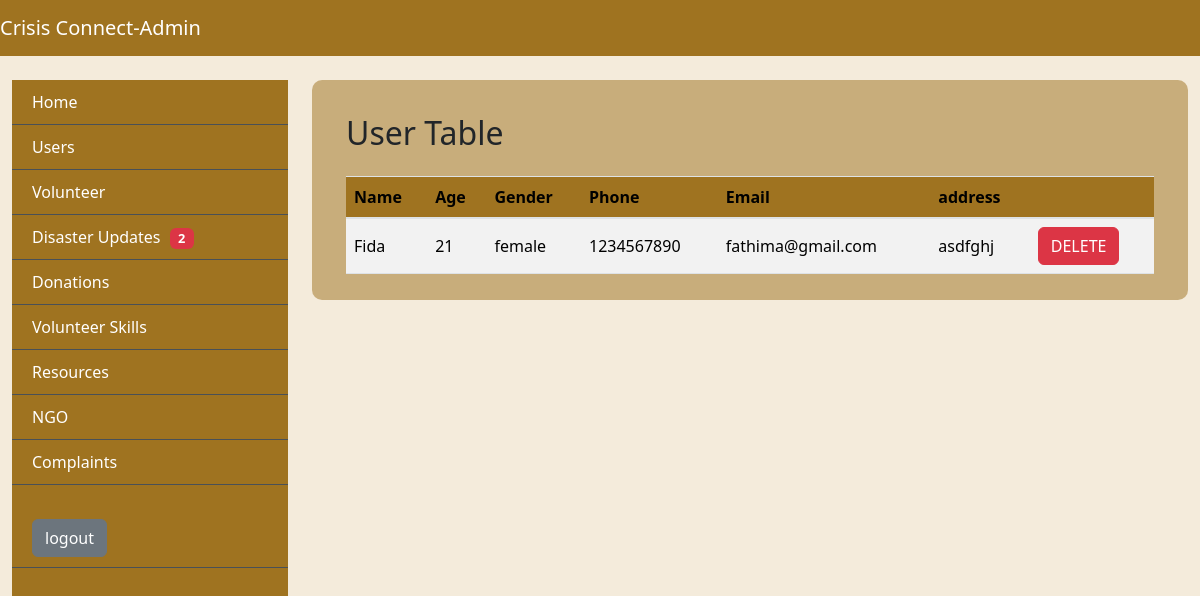
/user, run on an earlier commit of the app's database.
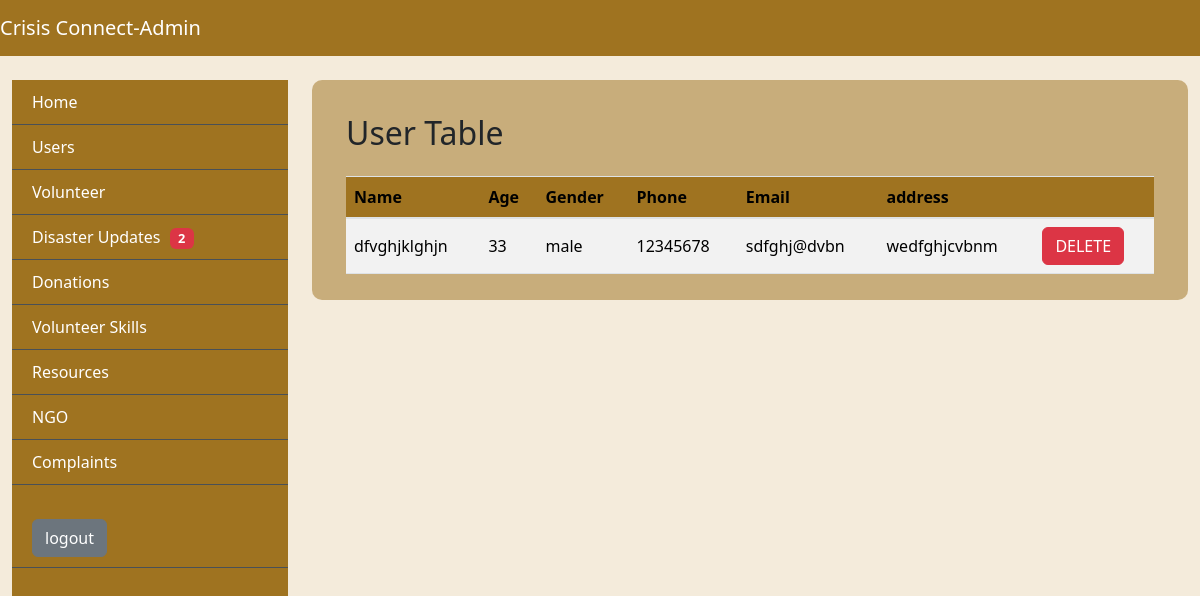
And on a later commit of the database.
### app/models.py (models this page shows)
class UserTable(models.Model):
    LOGIN = models.ForeignKey(LoginTable, on_delete=models.CASCADE)
    Name= models.CharField(max_length=30, null=True, blank=True)
    age= models.IntegerField(null=True, blank=True)
    Gender= models.CharField(max_length=20, null=True, blank=True)
    Phone= models.BigIntegerField(null=True, blank=True)
    Email= models.CharField(max_length=20, null=True, blank=True)
    Address = models.CharField(max_length=50, null=True, blank=True)
    Type = models.CharField(max_length=30, null=True, blank=True)
    Skill = models.CharField(max_length=30, null=True, blank=True)
    Status = models.CharField(max_length=30, null=True, blank=True)

### app/views.py (the view)
# urls.py: path('user', ViewUser.as_view(), name="user"),
class ViewUser(View):
    def get(self, request):
        obj=UserTable.objects.filter(Type='user')
        return render(request, "administrator/ViewUser.html",{'val':obj})

### templates/administrator/ViewUser.html
{% extends 'administrator/base.html' %}
{%block body%}
<div class="tbl-div">
  <div class="content container-fluid">
      <div class="container-fluid mt-4">
          <h2 class="mb-4">User Table</h2>
          <div class="table-responsive">
            <table class="table user-table table-striped">
              <thead>
                <tr>
                  <th>Name</th>
                  <th>Age</th>
                  <th>Gender</th>
                  <th>Phone</th>
                  <th>Email</th>
                  <th>address</th>
                  <th></th>
                </tr>
              </thead>
              <tbody>
                {%for i in val%}
                <tr>
                  <td>{{i.Name}}</td>
                  <td>{{i.age}}</td>
                  <td>{{i.Gender}}</td>
                  <td>{{i.Phone}}</td>
                  <td>{{i.Email}}</td>
                  <td>{{i.Address}}</td>
                  <td><a href="delete_user/{{i.LOGIN.id}}" class="btn btn-danger" onclick="return confirm('are you sure to delete this user?')">DELETE</a></td>
                </tr>
                {%endfor%}
              </tbody>
            </table>
          </div>
        </div>
  </div>
</div>
{%endblock%}

What changed in the data, as far as the page shows it:
removed UserTable: Name "Fida", age "21", Gender "female", Phone "1234567890", Email "fathima@gmail.com", Address "asdfghj"
added UserTable: Name "dfvghjklghjn", age "33", Gender "male", Phone "12345678", Email "sdfghj@dvbn", Address "wedfghjcvbnm"
